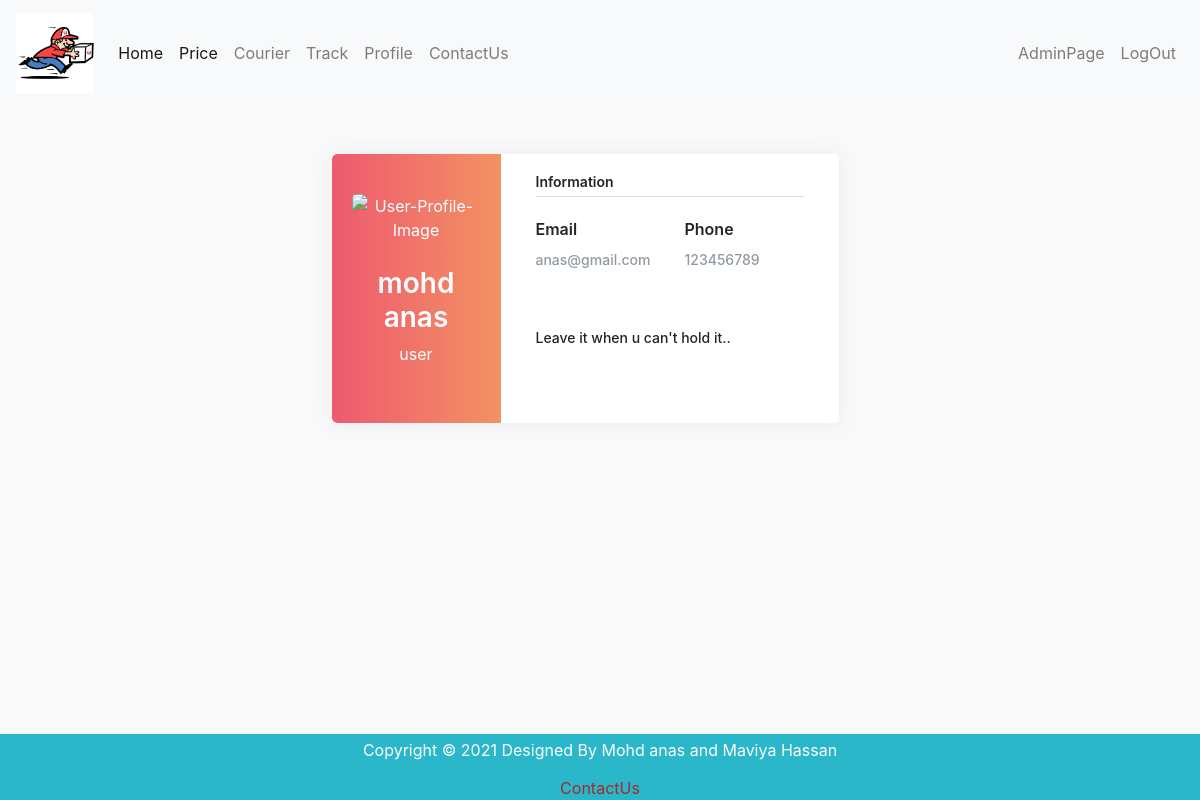
The page /courier-management-system-main/home/profile.php (signed in) on the database its author committed.
### tables this page shows
CREATE TABLE `users` (
  `u_id` int(11) NOT NULL,
  `email` varchar(50) NOT NULL,
  `name` varchar(50) NOT NULL,
  `pnumber` int(14) DEFAULT NULL
);

### courier-management-system-main/home/profile.php (the view, shortened to what this page needs)
<?php
include('header.php');
?>
<!DOCTYPE html>
<html lang="en">
<head>
    <link rel="stylesheet" href="https://cdn.jsdelivr.net/npm/bootstrap@4.5.3/dist/css/bootstrap.min.css">
</head>
<body>
<?php
include('../dbconnection.php');
$id= $_SESSION['uid'];
$qry= "SELECT * FROM `users` WHERE `u_id`='$id'";
$run= mysqli_query($dbcon,$qry);
$data = mysqli_fetch_assoc($run);
?>
<div class="page-content page-container" id="page-content">
    <div class="padding">
        <div class="row container d-flex justify-content-center">
            <div class="col-xl-6 col-md-12">
                <div class="card user-card-full">
                    <div class="row m-l-0 m-r-0">
                        <div class="col-sm-4 bg-c-lite-green user-profile">
                            <div class="card-block text-center text-white">
                                <div class="m-b-25"> <img src="https://img.icons8.com/bubbles/100/000000/user.png" class="img-radius" alt="User-Profile-Image"> </div>
                                <h3 class="f-w-600"><?php echo $data['name']; ?></h3>
                                <p>user</p> <i class=" mdi mdi-square-edit-outline feather icon-edit m-t-10 f-16"></i>
                            </div>
                        </div>
                        <div class="col-sm-8">
                            <div class="card-block">
                                <h6 class="m-b-20 p-b-5 b-b-default f-w-600">Information</h6>
                                <div class="row">
                                    <div class="col-sm-6">
                                        <p class="m-b-10 f-w-600">Email</p>
                                        <h6 class="text-muted f-w-400"><?php echo $data['email']; ?></h6>
                                    </div>
                                    <div class="col-sm-6">
                                        <p class="m-b-10 f-w-600">Phone</p>
                                        <h6 class="text-muted f-w-400"><?php echo $data['pnumber']; ?></h6>
                                    </div>
                                </div>
                                <div class="row">
                                <hr><br><hr>
                                </div>
                                <ul class="social-link list-unstyled m-t-40 m-b-10">
                                <h6>Leave it when u can't hold it..</h6>
                                </ul>
                            </div>
                        </div>
                    </div>
                </div>
            </div>
        </div>
    </div>
</div>
</body>
</html>

### courier-management-system-main/home/profile.php (style rules this page uses)
body { background-color: #f9f9fa }
.padding { padding: 3rem !important }
.user-card-full { overflow: hidden }
.card { border-radius: 5px; -webkit-box-shadow: 0 1px 20px 0 rgba(69, 90, 100, 0.08); box-shadow: 0 1px 20px 0 rgba(69, 90, 100, 0.08); border: none; margin-bottom: 30px }
.m-r-0 { margin-right: 0px }
.m-l-0 { margin-left: 0px }
.user-card-full .user-profile { border-radius: 5px 0 0 5px }
.bg-c-lite-green { background: -webkit-gradient(linear, left top, right top, from(#f29263), to(#ee5a6f)); background: linear-gradient(to right, #ee5a6f, #f29263) }
.user-profile { padding: 20px 0 }
.card-block { padding: 1.25rem }
.m-b-25 { margin-bottom: 25px }
.img-radius { border-radius: 5px }
h6 { font-size: 14px }
.card .card-block p { line-height: 25px }
.b-b-default { border-bottom: 1px solid #e0e0e0 }
.m-b-20 { margin-bottom: 20px }
.p-b-5 { padding-bottom: 5px !important }
.m-b-10 { margin-bottom: 10px }
.text-muted { color: #919aa3 !important }
.f-w-600 { font-weight: 600 }
.m-t-40 { margin-top: 20px }

### rows shown on the page
users: name "mohd anas", email "anas@gmail.com", pnumber "123456789"
